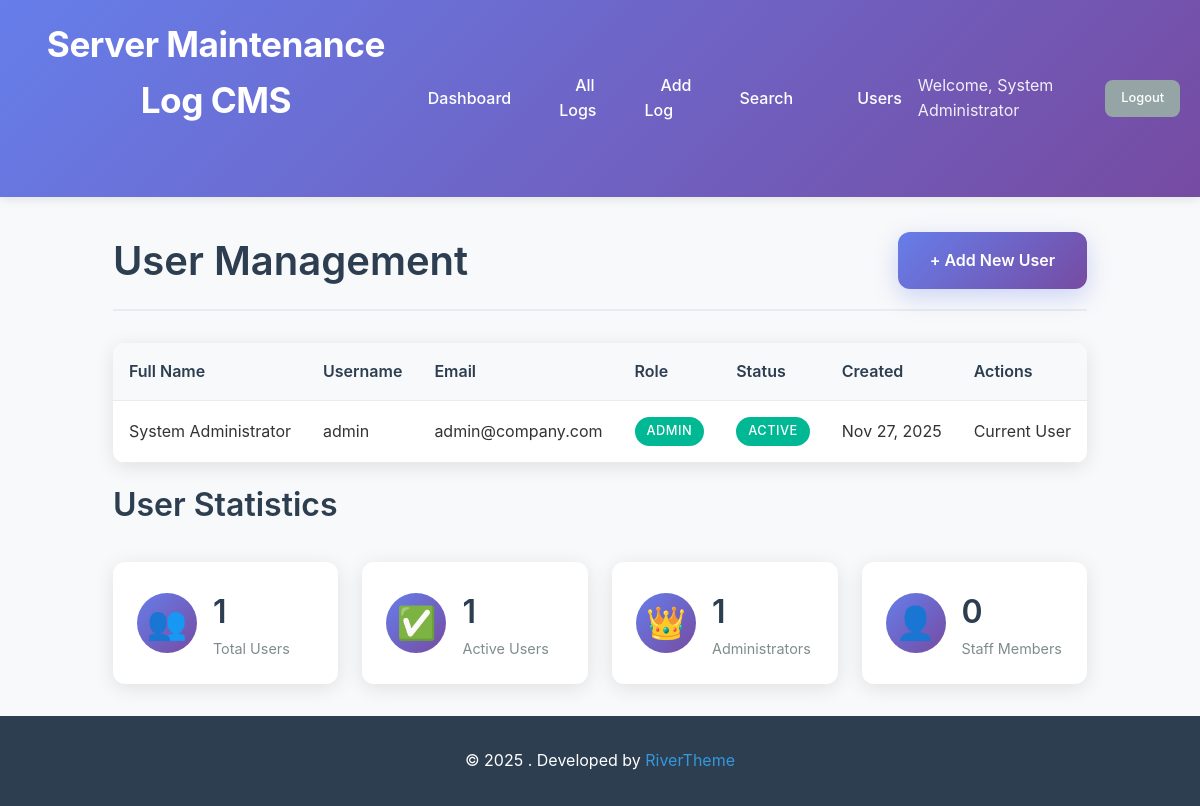
/users.php (signed in), run on the app's committed database.
### tables this page shows
CREATE TABLE IF NOT EXISTS users (
    id INT AUTO_INCREMENT PRIMARY KEY,
    username VARCHAR(50) UNIQUE NOT NULL,
    email VARCHAR(100) UNIQUE NOT NULL,
    password_hash VARCHAR(255) NOT NULL,
    full_name VARCHAR(100) NOT NULL,
    role ENUM('admin', 'staff') DEFAULT 'staff',
    created_at TIMESTAMP DEFAULT CURRENT_TIMESTAMP,
    updated_at TIMESTAMP DEFAULT CURRENT_TIMESTAMP ON UPDATE CURRENT_TIMESTAMP,
    is_active BOOLEAN DEFAULT TRUE
);

### config/database.php (called while the page is built, shortened)
<?php
class Database {
    private $host = DB_HOST;
    private $db_name = DB_NAME;
    private $username = DB_USER;
    private $password = DB_PASS;
    private $charset = DB_CHARSET;
    public function getConnection() {
        $this->pdo = null;
        try {
            $dsn = "mysql:host=" . $this->host . ";dbname=" . $this->db_name . ";charset=" . $this->charset;
            $options = [
                PDO::ATTR_ERRMODE => PDO::ERRMODE_EXCEPTION,
                PDO::ATTR_DEFAULT_FETCH_MODE => PDO::FETCH_ASSOC,
                PDO::ATTR_EMULATE_PREPARES => false,
            ];
            $this->pdo = new PDO($dsn, $this->username, $this->password, $options);
        } catch(PDOException $exception) {
            echo "Connection error: " . $exception->getMessage();
            die();
        }
        return $this->pdo;
    }
}
function getDB() {
    $database = new Database();
    return $database->getConnection();
}
?>

### includes/User.php (called while the page is built, shortened)
<?php
require_once __DIR__ . '/../config/config.php';
class User {
    private $db;
    public function __construct() {
        $this->db = getDB();
    }
    public function getAll($limit = null, $offset = 0) {
        try {
            $sql = "SELECT id, username, email, full_name, role, created_at, is_active FROM users ORDER BY created_at DESC";
            if ($limit) {
                $sql .= " LIMIT ? OFFSET ?";
                $stmt = $this->db->prepare($sql);
                $stmt->execute([$limit, $offset]);
            } else {
                $stmt = $this->db->prepare($sql);
                $stmt->execute();
            }
            return $stmt->fetchAll();
        } catch (PDOException $e) {
            return [];
        }
    }
    public function getTotalCount() {
        try {
            $sql = "SELECT COUNT(*) as total FROM users";
            $stmt = $this->db->prepare($sql);
            $stmt->execute();
            $result = $stmt->fetch();
            return $result['total'];
        } catch (PDOException $e) {
            return 0;
        }
    }
}
?>

### config/config.php (called while the page is built, shortened)
<?php
require_once 'database.php';
function formatDate($date, $format = DISPLAY_DATE_FORMAT) {
    return date($format, strtotime($date));
}
?>

### users.php (the view, shortened to what this page needs)
<?php
require_once 'config/config.php';
require_once 'includes/User.php';
$user = new User();
$page = intval($_GET['page'] ?? 1);
$limit = RECORDS_PER_PAGE;
$offset = ($page - 1) * $limit;
$users = $user->getAll($limit, $offset);
$totalUsers = $user->getTotalCount();
?>
<!DOCTYPE html>
<html lang="en">
<head>
    <link rel="stylesheet" href="assets/css/style.css">
</head>
<body>
    <?php include 'includes/header.php'; ?>
    <div class="container">
        <div class="page-header">
            <h1>User Management</h1>
            <a href="register.php" class="btn btn-primary">+ Add New User</a>
        </div>
        <?php if (empty($users)): ?>
            <div class="empty-state">
                <p>No users found.</p>
            </div>
        <?php else: ?>
            <div class="table-responsive">
                <table class="table">
                    <thead>
                        <tr>
                            <th>Full Name</th>
                            <th>Username</th>
                            <th>Email</th>
                            <th>Role</th>
                            <th>Status</th>
                            <th>Created</th>
                            <th>Actions</th>
                        </tr>
                    </thead>
                    <tbody>
                        <?php foreach ($users as $userData): ?>
                        <tr>
                            <td><?php echo htmlspecialchars($userData['full_name']); ?></td>
                            <td><?php echo htmlspecialchars($userData['username']); ?></td>
                            <td><?php echo htmlspecialchars($userData['email']); ?></td>
                            <td>
                                <span class="badge <?php echo $userData['role'] === 'admin' ? 'badge-status-completed' : 'badge-status-scheduled'; ?>">
                                    <?php echo ucfirst($userData['role']); ?>
                                </span>
                            </td>
                            <td>
                                <span class="badge <?php echo $userData['is_active'] ? 'badge-status-completed' : 'badge-status-failed'; ?>">
                                    <?php echo $userData['is_active'] ? 'Active' : 'Inactive'; ?>
                                </span>
                            </td>
                            <td><?php echo formatDate($userData['created_at']); ?></td>
                            <td>
                                <div class="action-buttons">
                                    <?php if ($userData['id'] != $_SESSION['user_id']): ?>
                                        <?php if ($userData['is_active']): ?>
                                        <a href="deactivate_user.php?id=<?php echo $userData['id']; ?>"
                                           class="btn btn-sm btn-danger"
                                           onclick="return confirm('Are you sure you want to deactivate this user?')">
                                           Deactivate
                                        </a>
                                        <?php else: ?>
                                        <a href="activate_user.php?id=<?php echo $userData['id']; ?>"
                                           class="btn btn-sm btn-primary">
                                           Activate
                                        </a>
                                        <?php endif; ?>
                                    <?php else: ?>
                                        <span class="text-muted">Current User</span>
                                    <?php endif; ?>
                                </div>
                            </td>
                        </tr>
                        <?php endforeach; ?>
                    </tbody>
                </table>
            </div>
        <?php endif; ?>
        <div class="stats-section">
            <h2>User Statistics</h2>
            <div class="stats-grid">
                <div class="stat-card">
                    <div class="stat-icon">👥</div>
                    <div class="stat-content">
                        <h3><?php echo $totalUsers; ?></h3>
                        <p>Total Users</p>
                    </div>
                </div>
                <div class="stat-card">
                    <div class="stat-icon">✅</div>
                    <div class="stat-content">
                        <h3>
                            <?php
                            $activeUsers = array_filter($users, function($u) { return $u['is_active']; });
                            echo count($activeUsers);
                            ?>
                        </h3>
                        <p>Active Users</p>
                    </div>
                </div>
                <div class="stat-card">
                    <div class="stat-icon">👑</div>
                    <div class="stat-content">
                        <h3>
                            <?php
                            $adminUsers = array_filter($users, function($u) { return $u['role'] === 'admin'; });
                            echo count($adminUsers);
                            ?>
                        </h3>
                        <p>Administrators</p>
                    </div>
                </div>
                <div class="stat-card">
                    <div class="stat-icon">👤</div>
                    <div class="stat-content">
                        <h3>
                            <?php
                            $staffUsers = array_filter($users, function($u) { return $u['role'] === 'staff'; });
                            echo count($staffUsers);
                            ?>
                        </h3>
                        <p>Staff Members</p>
                    </div>
                </div>
            </div>
        </div>
    </div>
    <?php include 'includes/footer.php'; ?>
</body>
</html>

### assets/css/style.css (style rules this page uses)
* { margin: 0; padding: 0; box-sizing: border-box; }
body { font-family: -apple-system, BlinkMacSystemFont, 'Segoe UI', Roboto, Oxygen, Ubuntu, Cantarell, sans-serif; line-height: 1.6; color: #333; background-color: #f8f9fa; min-height: 100vh; display: flex; flex-direction: column; }
h1, h2, h3, h4, h5, h6 { font-weight: 600; margin-bottom: 0.5rem; color: #2c3e50; }
h1 { font-size: 2.5rem; }
h2 { font-size: 2rem; }
h3 { font-size: 1.5rem; }
p { margin-bottom: 1rem; }
a { color: #3498db; text-decoration: none; transition: color 0.3s ease; }
.container { max-width: 1200px; margin: 0 auto; padding: 0 20px; flex: 1; }
.page-header { display: flex; justify-content: space-between; align-items: center; margin: 2rem 0; padding-bottom: 1rem; border-bottom: 2px solid #e9ecef; }
.page-header h1 { margin: 0; }
.btn { display: inline-flex; align-items: center; gap: 0.5rem; padding: 0.75rem 1.5rem; border: none; border-radius: 8px; font-size: 0.9rem; font-weight: 500; text-decoration: none; cursor: pointer; transition: all 0.3s ease; text-align: center; }
.btn-primary { background-color: #3498db; color: white; }
.action-buttons { display: flex; gap: 0.5rem; flex-wrap: wrap; }
.btn-primary { background: linear-gradient(135deg, #667eea 0%, #764ba2 100%); border: none; color: white; padding: 1rem 2rem; border-radius: 12px; font-size: 1rem; font-weight: 600; cursor: pointer; transition: all 0.3s ease; display: flex; align-items: center; justify-content: center; gap: 0.5rem; box-shadow: 0 8px 25px rgba(102, 126, 234, 0.3); }
.stats-grid { display: grid; grid-template-columns: repeat(auto-fit, minmax(200px, 1fr)); gap: 1.5rem; margin: 2rem 0; }
.stat-card { background: white; padding: 1.5rem; border-radius: 12px; box-shadow: 0 4px 20px rgba(0,0,0,0.1); display: flex; align-items: center; gap: 1rem; transition: transform 0.3s ease, box-shadow 0.3s ease; }
.stat-icon { font-size: 2rem; width: 60px; height: 60px; display: flex; align-items: center; justify-content: center; background: linear-gradient(135deg, #667eea 0%, #764ba2 100%); border-radius: 50%; }
.stat-content h3 { font-size: 2rem; margin: 0; color: #2c3e50; }
.stat-content p { margin: 0; color: #7f8c8d; font-size: 0.9rem; }
.table-responsive { overflow-x: auto; margin: 1rem 0; background: white; border-radius: 12px; box-shadow: 0 4px 20px rgba(0,0,0,0.1); }
.table { width: 100%; border-collapse: collapse; margin: 0; }
.table th, .table td { padding: 1rem; text-align: left; border-bottom: 1px solid #e9ecef; }
.table th { background-color: #f8f9fa; font-weight: 600; color: #2c3e50; position: sticky; top: 0; }
.badge { display: inline-block; padding: 0.25rem 0.75rem; font-size: 0.8rem; font-weight: 500; border-radius: 20px; text-transform: uppercase; letter-spacing: 0.5px; }
.badge-status-completed { background-color: #00b894; color: white; }

### data on the page
users: full_name "System Administrator", username "admin", email "admin@company.com", role "ADMIN", shows "ACTIVE", created_at "Nov 27, 2025", shows "Current User", is_active "1", role "1", role "0"

### other printed values
APP_NAME "Server Maintenance Log CMS"
$_SESSION['user_name'] "System Administrator"
$totalUsers "1"
